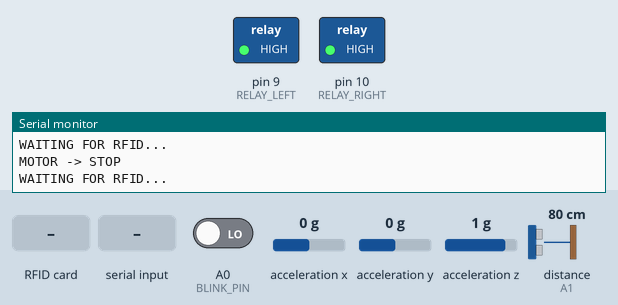
This sketch was run on a simulated Arduino Uno, built with avr-gcc and run on an emulated ATmega328P. Shown: switched loads named in the sketch (green lamp = pin HIGH), the last lines printed to the serial monitor. The test bench sets the inputs (shaded band); at power-on: distance to the obstacle (sensor on A1) 80 cm, A0 (BLINK_PIN) LOW, acceleration x 0 g, acceleration y 0 g, acceleration z 1 g. The echo pulse lasts 58.3 µs per cm; pins used as bus, display or sensor lines are not drawn.

Above: at 1.2 s.
1.3 s: RFID card 82 C3 65 06 held to the reader
3.1 s: "F" received over Serial
At 4.2 s:
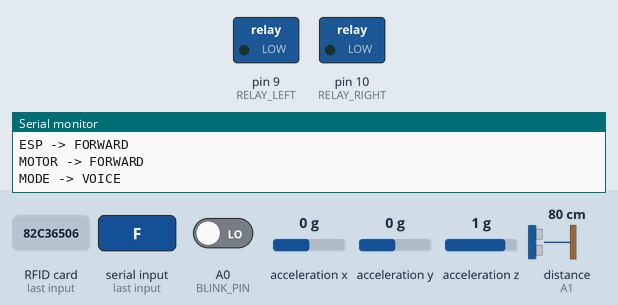
4.6 s: "L" received over Serial
At 6.5 s:
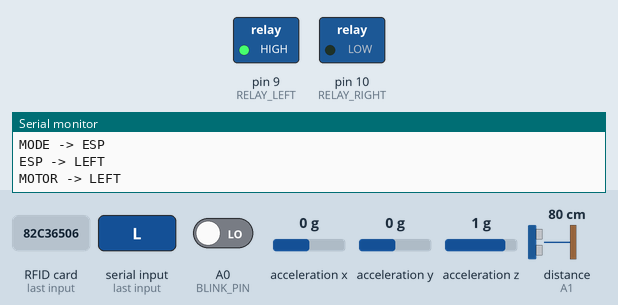
7.5 s: "R" received over Serial
At 7.8 s:
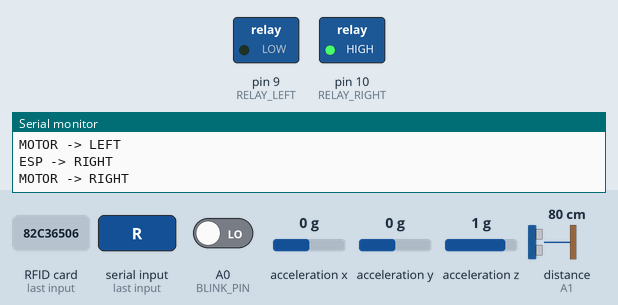
9.0 s: distance to the obstacle (sensor on A1) set to 34 cm
10.5 s: distance to the obstacle (sensor on A1) set to 27 cm
At 11.2 s:
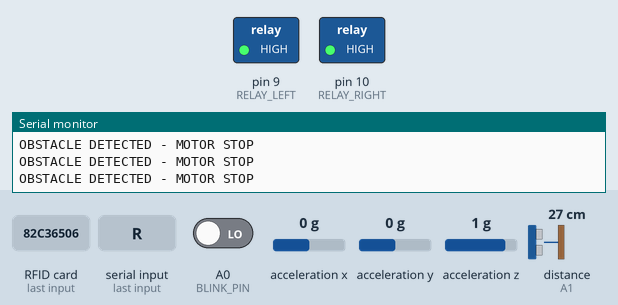
Timing chart, 0 to 13.2 s (numbered marks = the images above; inputs shaded):
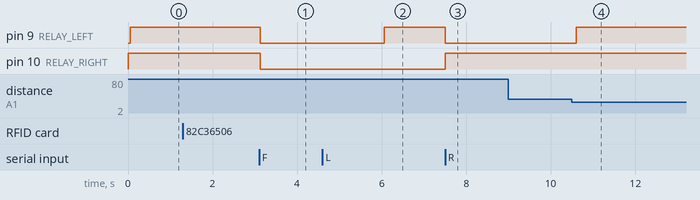

Measured:
- the behaviour switches between 31 and 30 cm on distance to the obstacle (sensor on A1) (found by bisection; images 3 and 4)
- after the input at 3.1 s, pin 9 (RELAY_LEFT), pin 10 (RELAY_RIGHT): HIGH → LOW at once
- after the input at 4.6 s, pin 9 (RELAY_LEFT): LOW → HIGH after 1.5 s
- after the input at 7.5 s, pin 9 (RELAY_LEFT): HIGH → LOW at once; pin 10 (RELAY_RIGHT): LOW → HIGH at once
- after the input at 10.5 s, pin 9 (RELAY_LEFT): LOW → HIGH after 0.10 s

The sketch:

Arduino_UNO_Code.ino
```cpp
#include <Wire.h>
#include <SPI.h>
#include <MFRC522.h>
#include <SoftwareSerial.h>
#include <Adafruit_Sensor.h>
#include <Adafruit_ADXL345_U.h>

/* ================= RFID ================= */
#define SS_PIN 8
#define RST_PIN 7
MFRC522 rfid(SS_PIN, RST_PIN);

/* ================= ACCEL ================= */
Adafruit_ADXL345_Unified accel = Adafruit_ADXL345_Unified(12345);

/* ================= SERIAL ================= */
SoftwareSerial voiceSerial(4,5);   // Changed from 12,13
SoftwareSerial gsm(3,2);

/* ================= ULTRASONIC ================= */
#define TRIG A2
#define ECHO A1

/* ================= EYE BLINK ================= */
#define BLINK_PIN A0

/* ================= RELAY ================= */
#define RELAY_LEFT 9
#define RELAY_RIGHT 10

/* ================= STATES ================= */
bool unlocked = false;
bool fallSent = false;

enum Move {STOP, FORWARD, BACKWARD, LEFT, RIGHT};
Move requestedMove = STOP;
Move lastMove = STOP;

/* ================= VOICE ================= */
byte voiceFrame[4];
byte voiceIndex = 0;

/* ================= MODE ================= */
unsigned long lastSwitch = 0;
bool voiceMode = true;

/* ================= BLINK ================= */
bool lastBlinkState = HIGH;
int blinkCount = 0;
unsigned long lastBlinkTime = 0;
unsigned long blinkGap = 900;

/* ================= SETUP ================= */
void setup(){

  Serial.begin(9600);

  voiceSerial.begin(9600);
  gsm.begin(9600);

  SPI.begin();
  rfid.PCD_Init();

  pinMode(TRIG, OUTPUT);
  pinMode(ECHO, INPUT);

  pinMode(BLINK_PIN, INPUT);

  pinMode(RELAY_LEFT, OUTPUT);
  pinMode(RELAY_RIGHT, OUTPUT);

  stopMotor();

  if(!accel.begin()){

    Serial.println("ADXL345 FAIL");

    while(1);
  }

  accel.setRange(ADXL345_RANGE_16_G);

  Serial.println("UNO READY");
  Serial.println("SYSTEM LOCKED - SCAN RFID");
}

/* ================= LOOP ================= */
void loop(){

  checkRFID();

  if(!unlocked){

    requestedMove = STOP;

    stopMotor();

    Serial.println("WAITING FOR RFID...");

    delay(500);

    return;
  }

  switchController();

  if(voiceMode)
    readVoice();
  else
    readESP();

  readEyeBlink();

  checkObstacle();
  checkFall();

  applyMotor();
}

/* ================= RFID ================= */
void checkRFID(){

  if (!rfid.PICC_IsNewCardPresent())
    return;

  if (!rfid.PICC_ReadCardSerial())
    return;

  Serial.println("RFID CARD DETECTED");

  String tagID = "";

  for(byte i=0; i<rfid.uid.size; i++){

    if(rfid.uid.uidByte[i] < 0x10)
      tagID += "0";

    tagID += String(rfid.uid.uidByte[i], HEX);
  }

  tagID.toUpperCase();

  Serial.print("TAG UID: ");
  Serial.println(tagID);

  if(tagID == "82C36506"){

    unlocked = true;

    Serial.println("ACCESS GRANTED - SYSTEM UNLOCKED");
  }
  else{

    unlocked = false;

    requestedMove = STOP;

    Serial.println("ACCESS DENIED");
  }

  rfid.PICC_HaltA();
}

/* ================= MODE SWITCH ================= */
void switchController(){

  if(millis() - lastSwitch >= 2000){

    voiceMode = !voiceMode;

    lastSwitch = millis();

    if(voiceMode){

      voiceSerial.listen();

      Serial.println("MODE -> VOICE");
    }
    else{

      Serial.println("MODE -> ESP");
    }
  }
}

/* ================= ESP COMMAND ================= */
void readESP(){

  while(Serial.available()){

    char cmd = Serial.read();

    if(cmd=='F'){

      requestedMove = FORWARD;

      Serial.println("ESP -> FORWARD");
    }

    else if(cmd=='B'){

      requestedMove = BACKWARD;

      Serial.println("ESP -> BACKWARD");
    }

    else if(cmd=='L'){

      requestedMove = LEFT;

      Serial.println("ESP -> LEFT");
    }

    else if(cmd=='R'){

      requestedMove = RIGHT;

      Serial.println("ESP -> RIGHT");
    }

    else if(cmd=='S'){

      requestedMove = STOP;

      Serial.println("ESP -> STOP");
    }
  }
}

/* ================= VOICE ================= */
void readVoice(){

  voiceSerial.listen();

  while(voiceSerial.available()){

    voiceFrame[voiceIndex++] = voiceSerial.read();

    if(voiceIndex == 4){

      if(voiceFrame[0]==0xA1 && voiceFrame[1]==0xB2 && voiceFrame[2]==0x90){

        requestedMove = FORWARD;

        Serial.println("VOICE -> FORWARD");
      }

      else if(voiceFrame[0]==0xA1 && voiceFrame[1]==0xB2){

        requestedMove = BACKWARD;

        Serial.println("VOICE -> BACKWARD");
      }

      else if(voiceFrame[0]==0xC3 && voiceFrame[1]==0xD4 && voiceFrame[2]==0x45){

        requestedMove = LEFT;

        Serial.println("VOICE -> LEFT");
      }

      else if(voiceFrame[0]==0xC3 && voiceFrame[1]==0xD4){

        requestedMove = RIGHT;

        Serial.println("VOICE -> RIGHT");
      }

      else if(voiceFrame[0]==0xE5 && voiceFrame[1]==0xF6){

        requestedMove = STOP;

        Serial.println("VOICE -> STOP");
      }

      voiceIndex = 0;
    }
  }
}

/* ================= EYE BLINK ================= */
void readEyeBlink(){

  bool state = digitalRead(BLINK_PIN);

  if(lastBlinkState == HIGH && state == LOW){

    blinkCount++;

    lastBlinkTime = millis();

    Serial.print("BLINK COUNT: ");
    Serial.println(blinkCount);
  }

  lastBlinkState = state;

  if(blinkCount > 0 && millis() - lastBlinkTime > blinkGap){

    if(blinkCount == 2){

      requestedMove = STOP;

      Serial.println("BLINK -> STOP");
    }

    else if(blinkCount == 3){

      requestedMove = RIGHT;

      Serial.println("BLINK -> RIGHT");
    }

    else if(blinkCount == 4){

      requestedMove = LEFT;

      Serial.println("BLINK -> LEFT");
    }

    else if(blinkCount == 5){

      requestedMove = FORWARD;

      Serial.println("BLINK -> FORWARD");
    }

    blinkCount = 0;
  }
}

/* ================= ULTRASONIC ================= */
void checkObstacle(){

  static unsigned long lastCheck = 0;

  if(millis() - lastCheck < 100)
    return;

  lastCheck = millis();

  digitalWrite(TRIG, LOW);
  delayMicroseconds(2);

  digitalWrite(TRIG, HIGH);
  delayMicroseconds(10);

  digitalWrite(TRIG, LOW);

  long duration = pulseIn(ECHO, HIGH, 15000);

  int distance = duration * 0.034 / 2;

  if(distance > 0 && distance < 30){

    requestedMove = STOP;

    Serial.println("OBSTACLE DETECTED - MOTOR STOP");
  }
}

/* ================= FALL ================= */
void checkFall(){

  sensors_event_t event;

  accel.getEvent(&event);

  float pitch =
  atan2(event.acceleration.x,
  sqrt(event.acceleration.y * event.acceleration.y +
       event.acceleration.z * event.acceleration.z))
  *180/PI;

  if(abs(pitch) > 60){

    requestedMove = STOP;

    Serial.println("FALL DETECTED");

    if(!fallSent){

      sendSMS("FALL DETECTED");

      Serial.println("SMS SENT");

      fallSent = true;
    }
  }
  else{

    fallSent = false;
  }
}

/* ================= MOTOR ================= */
void applyMotor(){

  if(requestedMove == lastMove)
    return;

  switch(requestedMove){

    case FORWARD:
      forward();
      break;

    case BACKWARD:
      backward();
      break;

    case LEFT:
      left();
      break;

    case RIGHT:
      right();
      break;

    default:
      stopMotor();
      break;
  }

  lastMove = requestedMove;
}

/* ================= RELAY CONTROL ================= */
void forward(){

  digitalWrite(RELAY_LEFT, LOW);
  digitalWrite(RELAY_RIGHT, LOW);

  Serial.println("MOTOR -> FORWARD");
}

void backward(){

  digitalWrite(RELAY_LEFT, LOW);
  digitalWrite(RELAY_RIGHT, LOW);

  Serial.println("MOTOR -> BACKWARD");
}

void left(){

  digitalWrite(RELAY_LEFT, HIGH);
  digitalWrite(RELAY_RIGHT, LOW);

  Serial.println("MOTOR -> LEFT");
}

void right(){

  digitalWrite(RELAY_LEFT, LOW);
  digitalWrite(RELAY_RIGHT, HIGH);

  Serial.println("MOTOR -> RIGHT");
}

void stopMotor(){

  digitalWrite(RELAY_LEFT, HIGH);
  digitalWrite(RELAY_RIGHT, HIGH);

  Serial.println("MOTOR -> STOP");
}

/* ================= GSM ================= */
void sendSMS(String msg){

  gsm.listen();

  gsm.println("AT+CMGF=1");
  delay(1000);

  gsm.println("AT+CMGS=\"+919345636893\"");
  delay(1000);

  gsm.print(msg);
  delay(100);

  gsm.write(26);
}
```
